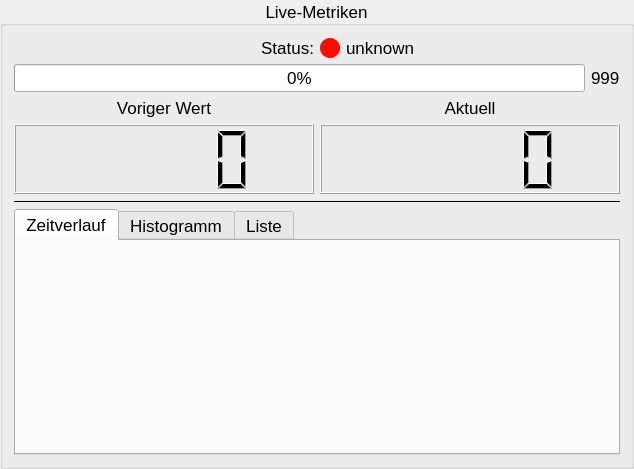
       <widget class="QGroupBox" name="gridGroupBox">
        <property name="sizePolicy">
         <sizepolicy hsizetype="Expanding" vsizetype="Preferred">
          <horstretch>0</horstretch>
          <verstretch>0</verstretch>
         </sizepolicy>
        </property>
        <property name="font">
         <font>
          <pointsize>13</pointsize>
         </font>
        </property>
        <property name="title">
         <string>Live-Metriken</string>
        </property>
        <property name="alignment">
         <set>Qt::AlignmentFlag::AlignCenter</set>
        </property>
        <property name="flat">
         <bool>false</bool>
        </property>
        <layout class="QGridLayout" name="gridLayout_2" rowstretch="1,0,0,0,5">
         <property name="topMargin">
          <number>12</number>
         </property>
         <property name="horizontalSpacing">
          <number>-1</number>
         </property>
         <item row="3" column="0">
          <widget class="Line" name="line_2">
           <property name="frameShadow">
            <enum>QFrame::Shadow::Plain</enum>
           </property>
           <property name="orientation">
            <enum>Qt::Orientation::Horizontal</enum>
           </property>
          </widget>
         </item>
         <item row="0" column="0">
          <layout class="QGridLayout" name="gridLayout_3" rowstretch="0,0,0,0">
           <item row="2" column="0">
            <widget class="QLabel" name="label_4">
             <property name="sizePolicy">
              <sizepolicy hsizetype="Preferred" vsizetype="MinimumExpanding">
               <horstretch>0</horstretch>
               <verstretch>0</verstretch>
              </sizepolicy>
             </property>
             <property name="text">
              <string>Voriger Wert</string>
             </property>
             <property name="alignment">
              <set>Qt::AlignmentFlag::AlignCenter</set>
             </property>
            </widget>
           </item>
           <item row="3" column="0">
            <widget class="QLCDNumber" name="lastCount">
             <property name="sizePolicy">
              <sizepolicy hsizetype="Minimum" vsizetype="Fixed">
               <horstretch>0</horstretch>
               <verstretch>0</verstretch>
              </sizepolicy>
             </property>
             <property name="minimumSize">
              <size>
               <width>300</width>
               <height>70</height>
              </size>
             </property>
             <property name="maximumSize">
              <size>
               <width>0</width>
               <height>70</height>
              </size>
             </property>
             <property name="frameShape">
              <enum>QFrame::Shape::Box</enum>
             </property>
             <property name="frameShadow">
              <enum>QFrame::Shadow::Raised</enum>
             </property>
            </widget>
           </item>
           <item row="0" column="0">
            <widget class="QLabel" name="label_2">
             <property name="text">
              <string>Status:</string>
             </property>
             <property name="alignment">
              <set>Qt::AlignmentFlag::AlignRight|Qt::AlignmentFlag::AlignTrailing|Qt::AlignmentFlag::AlignVCenter</set>
             </property>
            </widget>
           </item>
           <item row="1" column="0" colspan="2">
            <layout class="QHBoxLayout" name="horizontalLayout_4">
             <property name="bottomMargin">
              <number>0</number>
             </property>
             <item>
              <widget class="QProgressBar" name="progressBar">
               <property name="value">
                <number>0</number>
               </property>
              </widget>
             </item>
             <item>
              <widget class="QLabel" name="progressTimer">
               <property name="text">
                <string>999</string>
               </property>
              </widget>
             </item>
            </layout>
           </item>
           <item row="0" column="1">
            <layout class="QHBoxLayout" name="horizontalLayout_2">
             <item>
              <widget class="QLabel" name="statusLED">
               <property name="sizePolicy">
                <sizepolicy hsizetype="Maximum" vsizetype="Maximum">
                 <horstretch>0</horstretch>
                 <verstretch>0</verstretch>
                </sizepolicy>
               </property>
               <property name="minimumSize">
                <size>
                 <width>20</width>
                 <height>20</height>
                </size>
               </property>
               <property name="maximumSize">
                <size>
                 <width>20</width>
                 <height>20</height>
                </size>
               </property>
               <property name="styleSheet">
                <string notr="true">background-color: rgb(255, 11, 3); border: 0px; padding: 4px; border-radius: 10px</string>
               </property>
               <property name="frameShape">
                <enum>QFrame::Shape::Box</enum>
               </property>
               <property name="text">
                <string notr="true"/>
               </property>
              </widget>
             </item>
             <item>
              <widget class="QLabel" name="statusText">
               <property name="sizePolicy">
                <sizepolicy hsizetype="Preferred" vsizetype="Preferred">
                 <horstretch>0</horstretch>
                 <verstretch>0</verstretch>
                </sizepolicy>
               </property>
               <property name="text">
                <string>unknown</string>
               </property>
              </widget>
             </item>
            </layout>
           </item>
           <item row="2" column="1">
            <widget class="QLabel" name="label_3">
             <property name="sizePolicy">
              <sizepolicy hsizetype="Preferred" vsizetype="MinimumExpanding">
               <horstretch>0</horstretch>
               <verstretch>0</verstretch>
              </sizepolicy>
             </property>
             <property name="text">
              <string>Aktuell</string>
             </property>
             <property name="alignment">
              <set>Qt::AlignmentFlag::AlignCenter</set>
             </property>
            </widget>
           </item>
           <item row="3" column="1">
            <widget class="QLCDNumber" name="currentCount">
             <property name="sizePolicy">
              <sizepolicy hsizetype="Minimum" vsizetype="Fixed">
               <horstretch>0</horstretch>
               <verstretch>0</verstretch>
              </sizepolicy>
             </property>
             <property name="minimumSize">
              <size>
               <width>300</width>
               <height>70</height>
              </size>
             </property>
             <property name="maximumSize">
              <size>
               <width>0</width>
               <height>70</height>
              </size>
             </property>
             <property name="frameShape">
              <enum>QFrame::Shape::Box</enum>
             </property>
             <property name="frameShadow">
              <enum>QFrame::Shadow::Raised</enum>
             </property>
            </widget>
           </item>
          </layout>
         </item>
         <item row="4" column="0">
          <widget class="QTabWidget" name="tabWidget">
           <property name="currentIndex">
            <number>0</number>
           </property>
           <widget class="QWidget" name="timePlot">
            <attribute name="title">
             <string>Zeitverlauf</string>
            </attribute>
           </widget>
           <widget class="QWidget" name="histogramm">
            <attribute name="title">
             <string>Histogramm</string>
            </attribute>
           </widget>
           <widget class="QWidget" name="list">
            <property name="sizePolicy">
             <sizepolicy hsizetype="Expanding" vsizetype="Expanding">
              <horstretch>0</horstretch>
              <verstretch>0</verstretch>
             </sizepolicy>
            </property>
            <attribute name="title">
             <string>Liste</string>
            </attribute>
            <layout class="QGridLayout" name="gridLayout">
             <item row="0" column="0">
              <widget class="QTableView" name="tableView"/>
             </item>
            </layout>
           </widget>
          </widget>
         </item>
        </layout>
       </widget>
